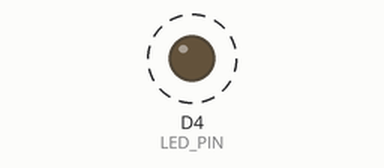
Bench run of a program on a simulated ESP8266 (NodeMCU). On the bench: output pins drawn as LEDs (lit = HIGH). Dashed ring = blinking. What the program prints to the serial monitor is not drawn.

Above: at 0.5 s.
Timing chart, 0 to 4.6 s (numbered marks = the images above):
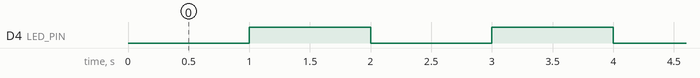

The program:

main.cpp
```cpp
#include <Arduino.h>

#define LED_PIN D4
// int ledPin = D4; // This is the pin number for the LED, defined in pins_arduino.h
// You can also use 2 directly as pin number, but using D4 makes the code more readable.

void setup()
{
  Serial.begin(9600);              // Initialize serial communication at 9600 baud rate
  Serial.println("Hello, World!"); // Print a message to the serial monitor
  pinMode(LED_PIN, OUTPUT);        // Set the LED pin as an output
  digitalWrite(LED_PIN, HIGH);     // Turn the LED off
}

void loop()
{
  // put your main code here, to run repeatedly:
  digitalWrite(LED_PIN, LOW);  // Turn the LED on
  delay(1000);                 // Wait for a second
  digitalWrite(LED_PIN, HIGH); // Turn the LED off
  delay(1000);                 // Wait for a second\

}
```

Measured:
- by itself, D4 (LED_PIN): alternates HIGH for 1.0 s and LOW for 1.0 s
